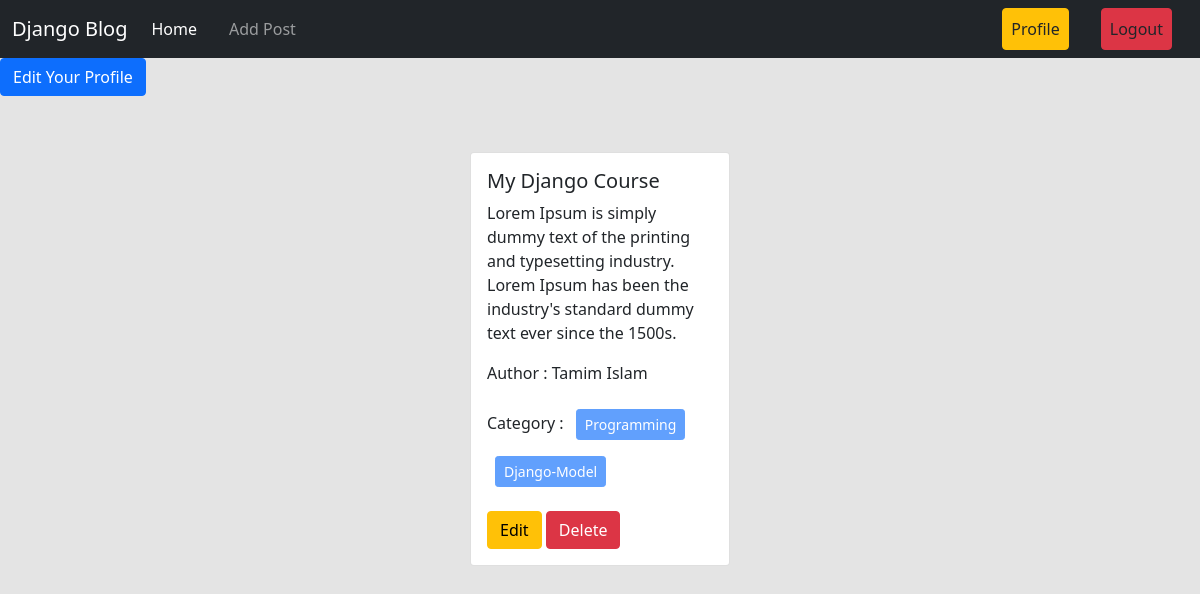
Screenshot of /author/profile/ (signed in) with the database file from the repository.
### posts/models.py (models this page shows, shortened)
class Post(models.Model):
    title = models.CharField(max_length=50)
    content = models.TextField()
    category = models.ManyToManyField(Category) # ekta post multiple categorir moddhe thakte pare abar ekta categorir moddhe multiple post thakte pare
    author = models.ForeignKey(User, on_delete=models.CASCADE)

### categories/models.py (models this page shows, shortened)
class Category(models.Model):
    name = models.CharField(max_length=100)
    slug = models.SlugField(max_length=100,unique=True, null=True, blank=True)

### author/views.py (the view)
# urls.py: path('profile/', views.profile, name='profile'),
@login_required
def profile(request):
    data = Post.objects.filter(author = request.user)
    return render(request, 'profile.html', {'data' : data})

### author/templates/profile.html
{% extends 'base.html' %} {% load crispy_forms_tags %} {% block content %}
<div>
  <a class="btn btn-primary" href="{% url 'edit_profile' %}">
    Edit Your Profile</a
  >
</div>
<div class="d-flex flex-wrap justify-content-center px-5 pt-5">
  {% for post in data %}
  <div class="col-sm-3">
    <div class="card m-2">
      <div class="card-body">
        <h5 class="card-title">{{post.title}}</h5>
        <p class="card-text">{{post.content}}</p>
        <p>Author : {{post.author.first_name}} {{post.author.last_name}}</p>
        <p>
          Category : {% for cat in post.category.all %}
          <button class="btn btn-primary btn-sm m-2" disabled>
            {{cat.name}}
          </button>
          {% endfor %}
        </p>
        <a href="{% url 'edit_post' post.id %}" class="btn btn-warning">Edit</a>
        <a href="{% url 'delete_post' post.id %}" class="btn btn-danger"
          >Delete</a
        >
      </div>
    </div>
  </div>
  {% endfor %}
</div>
{% endblock %}

### rows the page displays
Post: title "My Django Course", content "Lorem Ipsum is simply dummy text of the printing and typesetting industry. Lorem Ipsum has been the industry's standard dummy text ever since the 1500s.", author.first_name "Tamim", author.last_name "Islam"
Category: name "Programming"
Category: name "Django-Model"
